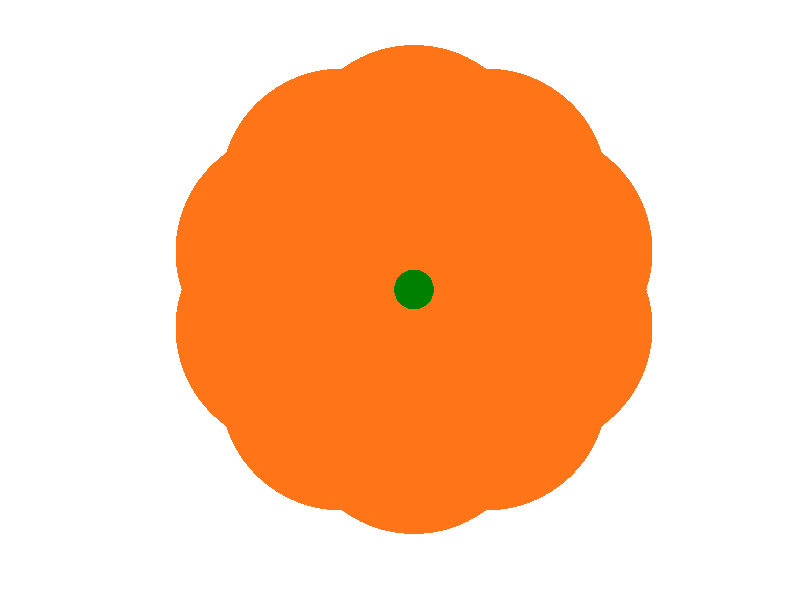

MATLAB code to generate this figure: (Note: this script raises an error after producing the figure.)
% Draw a pumpkin in fewer that 280 characters of code.
% See short_punkin.m for better looking and more verbose version of this.

[X,Y,Z]=sphere(200);
R=1+(-(1-mod(0:.1:20,2)).^2)/20;
surf(R.*X,R.*Y,(.8+(0-(1:-.01:-1)'.^4)*.2).*Z.*R,'FaceC','#ff7518','EdgeC','n')
surface(X/12,Y/12,Z/2+.6,'FaceC', '#008000', 'EdgeC','n')
axis('equal','off')
lighting g
material([ .6, .9, .3, 2, .5 ])
camlight

